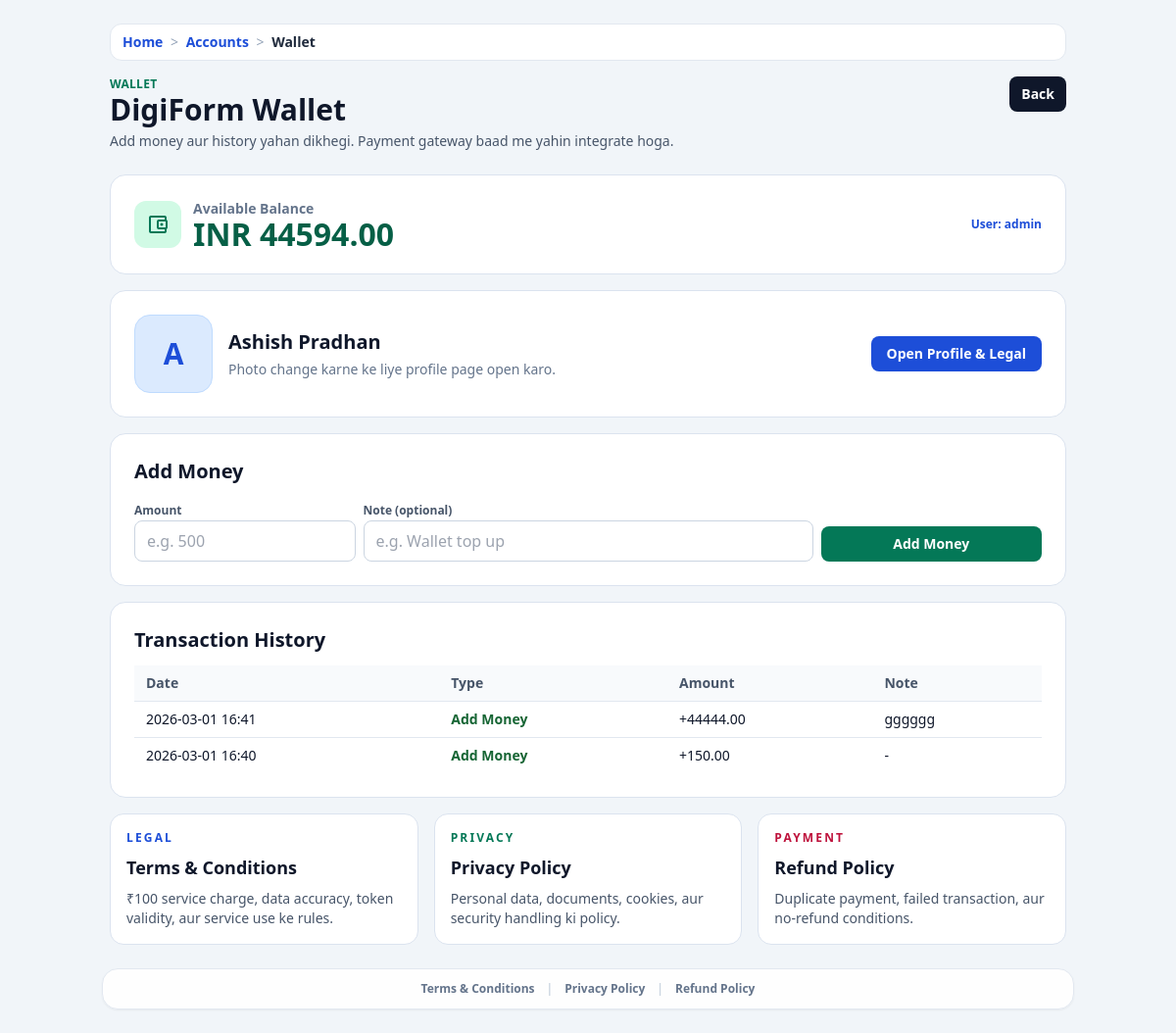
The page /accounts/wallet/ (signed in) on the database as committed earlier.
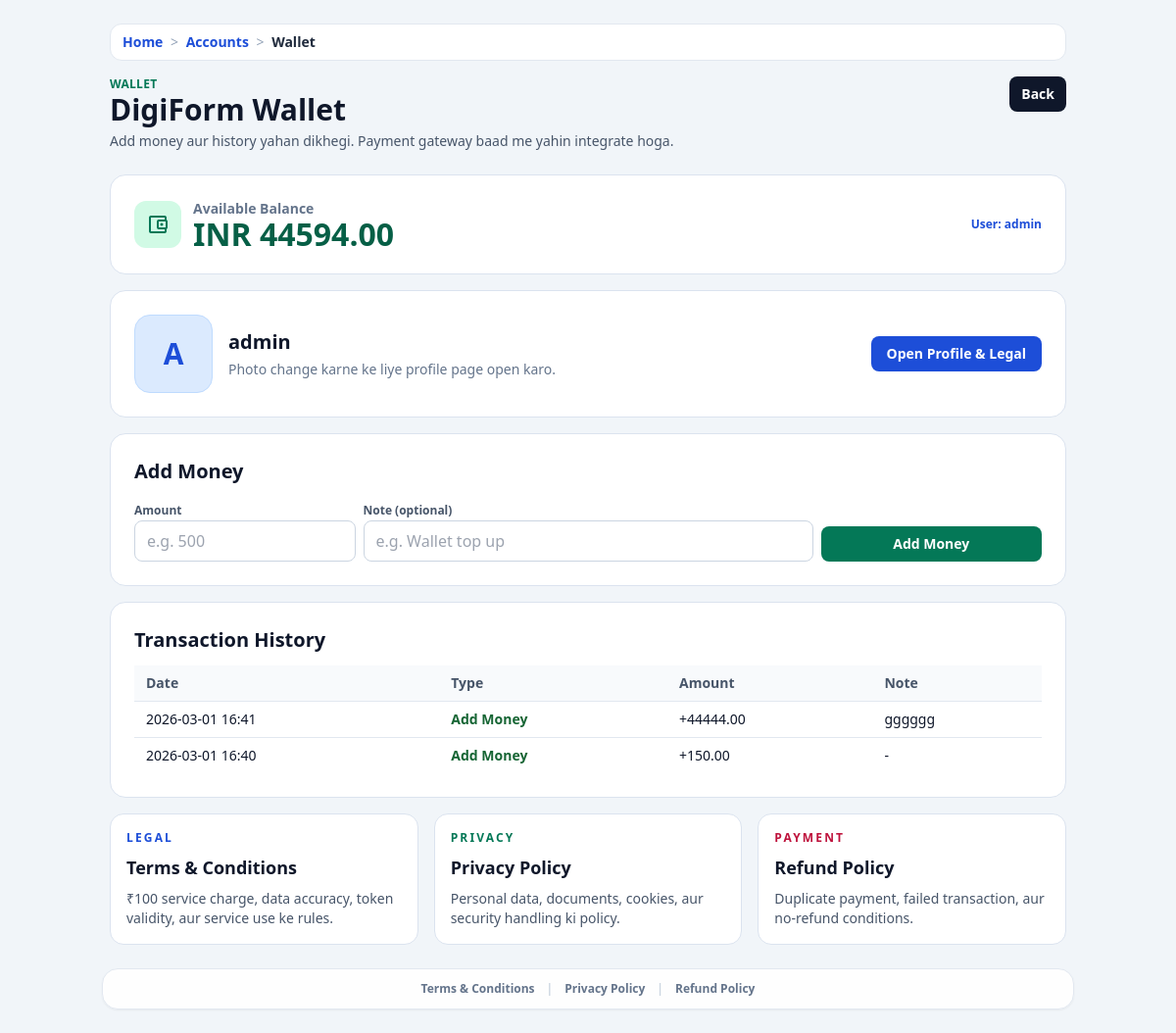
The same page on the database as committed later.
### accounts/models.py (models this page shows, shortened)
class UserProfile(models.Model):
    user          = models.OneToOneField(User, on_delete=models.CASCADE, related_name='profile')
    full_name     = models.CharField(max_length=150, blank=True)
    father_name   = models.CharField(max_length=150, blank=True)
    mother_name   = models.CharField(max_length=150, blank=True)
    dob           = models.DateField(null=True, blank=True)
    GENDER_CHOICES = [('M','Male'),('F','Female'),('O','Other')]
    gender        = models.CharField(max_length=1, choices=GENDER_CHOICES, blank=True)
    CATEGORY_CHOICES = [('General','General'),('OBC','OBC'),('SC','SC'),('ST','ST')]
    category      = models.CharField(max_length=20, choices=CATEGORY_CHOICES, blank=True)
    mobile        = models.CharField(max_length=15, blank=True)
    email         = models.EmailField(blank=True)
    present_state = models.CharField(max_length=100, blank=True)
    present_district = models.CharField(max_length=100, blank=True)
    present_city = models.CharField(max_length=100, blank=True)
    present_pincode = models.CharField(max_length=10, blank=True)
    present_address = models.TextField(blank=True)
    permanent_same_as_present = models.BooleanField(default=False)
    permanent_state = models.CharField(max_length=100, blank=True)
    permanent_district = models.CharField(max_length=100, blank=True)
    permanent_pincode = models.CharField(max_length=10, blank=True)
    permanent_full_address = models.TextField(blank=True)
    permanent_address = models.TextField(blank=True)
    district      = models.CharField(max_length=100, blank=True)
    state         = models.CharField(max_length=100, default='Chhattisgarh', blank=True)
    pincode       = models.CharField(max_length=10, blank=True)
    aadhar        = models.CharField(max_length=20, blank=True)
    samagra_id    = models.CharField(max_length=20, blank=True)
    caste_cert_no = models.CharField(max_length=50, blank=True)
    income_cert_no= models.CharField(max_length=50, blank=True)
    tenth_board   = models.CharField(max_length=100, blank=True)
    tenth_roll_number = models.CharField(max_length=50, blank=True)
    tenth_percentage = models.CharField(max_length=20, blank=True)
    tenth_result  = models.CharField(max_length=50, blank=True)
    twelfth_board = models.CharField(max_length=100, blank=True)
    twelfth_roll_number = models.CharField(max_length=50, blank=True)
    twelfth_percentage = models.CharField(max_length=20, blank=True)
    twelfth_result= models.CharField(max_length=50, blank=True)
    graduation    = models.CharField(max_length=100, blank=True)
    university    = models.CharField(max_length=150, blank=True)
    tenth_subjects = models.TextField(blank=True)
    twelfth_subjects = models.TextField(blank=True)
    graduation_subjects = models.TextField(blank=True)
    previous_course_name = models.CharField(max_length=150, blank=True)
    previous_subjects = models.TextField(blank=True)
    current_course_name = models.CharField(max_length=150, blank=True)
    current_year = models.CharField(max_length=100, blank=True)
    current_semester = models.CharField(max_length=100, blank=True)
    current_subjects = models.TextField(blank=True)
    college_name = models.CharField(max_length=200, blank=True)
    university_name = models.CharField(max_length=200, blank=True)
    course = models.CharField(max_length=150, blank=True)
    year_semester = models.CharField(max_length=100, blank=True)
    enrollment_number = models.CharField(max_length=100, blank=True)
    account_holder_name = models.CharField(max_length=150, blank=True)
    bank_name = models.CharField(max_length=150, blank=True)
    account_number = models.CharField(max_length=50, blank=True)
    ifsc_code = models.CharField(max_length=20, blank=True)
    branch_name = models.CharField(max_length=150, blank=True)
    aadhaar_linked = models.CharField(max_length=3, blank=True, choices=[('yes', 'Yes'), ('no', 'No')])
    personal_extra_rows = models.JSONField(default=list, blank=True)
    address_extra_rows = models.JSONField(default=list, blank=True)
    academic_extra_rows = models.JSONField(default=list, blank=True)
    college_extra_rows = models.JSONField(default=list, blank=True)
    bank_extra_rows = models.JSONField(default=list, blank=True)
    subject_extra_rows = models.JSONField(default=list, blank=True)
    photo         = models.ImageField(upload_to='profile_photos/', null=True, blank=True)
    signature     = models.ImageField(upload_to='profile_signatures/', null=True, blank=True)
    chat_enabled  = models.BooleanField(default=False)
    master_data_last_saved_at = models.DateTimeField(null=True, blank=True)
    master_data_unmask_until = models.DateTimeField(null=True, blank=True)
    master_data_unmask_date = models.DateField(null=True, blank=True)
    master_data_unmask_count = models.PositiveSmallIntegerField(default=0)
    apply_autofill_locked_until = models.DateTimeField(null=True, blank=True)
    apply_profile_view_date = models.DateField(null=True, blank=True)
    apply_profile_view_count = models.PositiveSmallIntegerField(default=0)
    apply_profile_unmask_until = models.DateTimeField(null=True, blank=True)
    apply_profile_unmask_date = models.DateField(null=True, blank=True)
    apply_profile_unmask_count = models.PositiveSmallIntegerField(default=0)
    apply_draft_data = models.JSONField(default=dict, blank=True)

### accounts/views.py (the view, shortened to what this page needs)
# urls.py: path('wallet/', views.wallet_view, name='wallet'),
@login_required
def wallet_view(request):
    profile, _ = UserProfile.objects.get_or_create(user=request.user)
    history = profile.wallet_transactions.all()
    balance = WalletTransaction.balance_for_profile(profile)
    return render(
        request,
        "accounts/wallet.html",
        {
            "profile": profile,
            "history": history,
            "balance": balance,
        },
    )

### accounts/models.py (called while the page is built)
    @staticmethod
    def balance_for_profile(profile):
        agg = profile.wallet_transactions.aggregate(
            add_total=Sum("amount", filter=models.Q(tx_type=WalletTransaction.TYPE_ADD)),
            spend_total=Sum("amount", filter=models.Q(tx_type=WalletTransaction.TYPE_SPEND)),
        )
        add_total = agg.get("add_total") or 0
        spend_total = agg.get("spend_total") or 0
        return add_total - spend_total

### core/context_processors.py (called while the page is built)
def _humanize_slug(text):
    value = str(text or "").strip().replace("-", " ").replace("_", " ")
    if value.isdigit():
        return f"#{value}"
    return value.title() if value else "Page"

### accounts/templates/accounts/wallet.html (shortened to what the changed rows need)
{% extends 'base.html' %}
{% block body_class %}min-h-screen bg-slate-100 text-slate-900{% endblock %}
{% block page_container_class %}max-w-5xl mx-auto p-4 md:p-6{% endblock %}
{% block header_left %}
<h1 class="text-2xl md:text-3xl font-black">DigiForm Wallet</h1>
{% endblock %}
{% block content %}
<section class="wallet-card p-6 mt-4">
  <div class="flex flex-col md:flex-row gap-4 md:items-center">
    <div class="flex-1">
      <div class="text-xl font-black">{{ profile.full_name|default:request.user.username }}</div>
      <div class="text-sm text-slate-500 mt-1">Photo change karne ke liye profile page open karo.</div>
    </div>
  </div>
</section>
<section class="wallet-card p-6 mt-4">
  <h2 class="text-xl font-black">Add Money</h2>
</section>
<section class="wallet-card p-6 mt-4">
  <h2 class="text-xl font-black">Transaction History</h2>
  <div class="mt-3 overflow-x-auto">
    <table class="w-full text-sm">
      <thead class="bg-slate-50 text-slate-600">
        <tr>
          <th class="text-left px-3 py-2">Date</th>
          <th class="text-left px-3 py-2">Type</th>
          <th class="text-left px-3 py-2">Amount</th>
          <th class="text-left px-3 py-2">Note</th>
        </tr>
      </thead>
    </table>
  </div>
</section>
{% endblock %}

Rows that differ between the two databases and show on the page:
changed UserProfile: full_name "Ashish Pradhan" → "admin"
